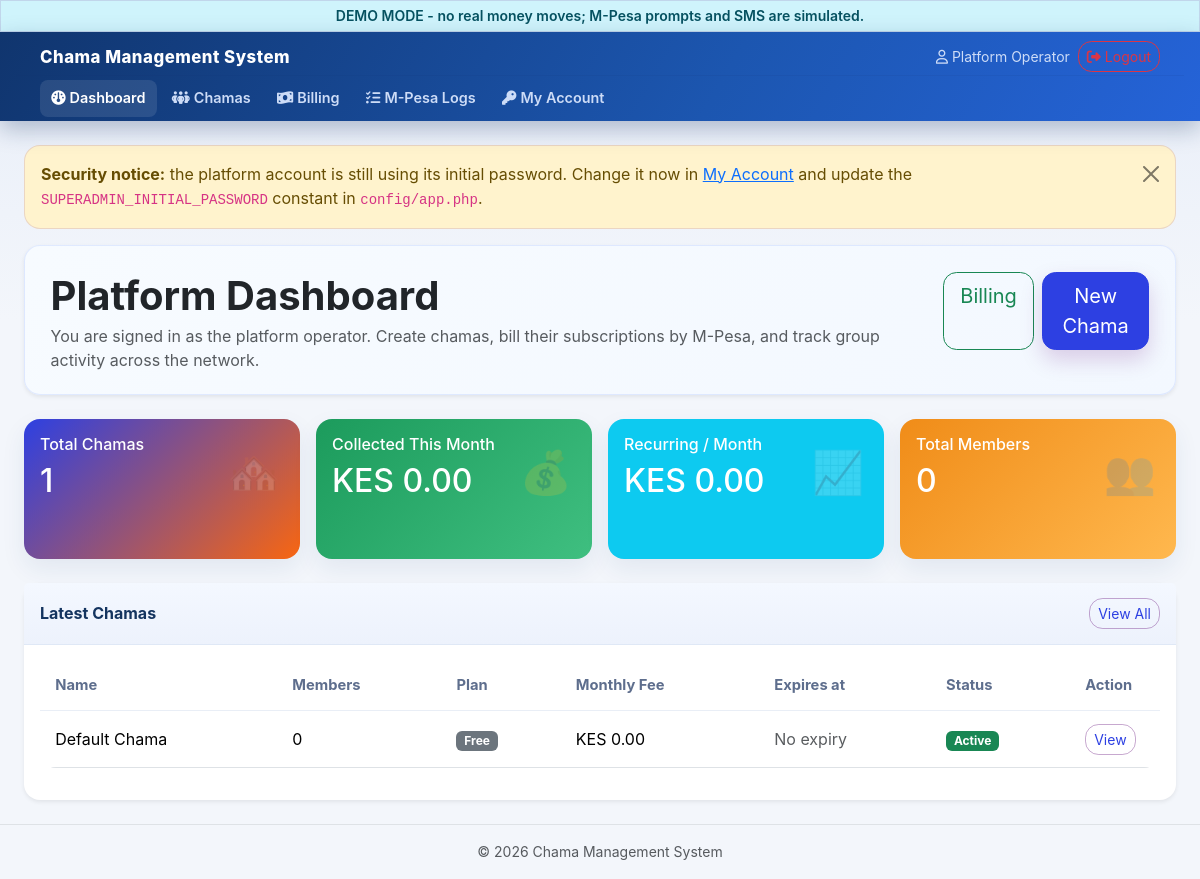
/dashboard.php (signed in), run on the app's committed database.
### tables this page shows
CREATE TABLE chamas (
    id INT UNSIGNED NOT NULL AUTO_INCREMENT,
    name VARCHAR(150) NOT NULL,
    slug VARCHAR(180) NOT NULL,
    phone VARCHAR(30) NOT NULL DEFAULT '',
    billing_phone VARCHAR(30) NOT NULL DEFAULT '' COMMENT 'M-Pesa number billed for the subscription',
    email VARCHAR(150) NOT NULL DEFAULT '',
    plan ENUM('free','pro') NOT NULL DEFAULT 'free',
    monthly_fee DECIMAL(10,2) NOT NULL DEFAULT 0 COMMENT 'what the CHAMA pays the platform',
    monthly_dues DECIMAL(10,2) NOT NULL DEFAULT 0 COMMENT 'what each MEMBER pays the chama per month',
    sms_enabled TINYINT(1) NOT NULL DEFAULT 0 COMMENT 'monthly dues reminders on/off',
    sms_receipts TINYINT(1) NOT NULL DEFAULT 1 COMMENT 'send confirmation SMS when money lands',
    sms_reminder_day TINYINT UNSIGNED NOT NULL DEFAULT 5 COMMENT 'day of month for the reminder, 1-28',
    sms_last_reminder DATE NULL COMMENT 'last day a reminder batch was sent',
    pay_shortcode VARCHAR(20) NOT NULL DEFAULT '' COMMENT 'group OWN Paybill/Till for member money',
    pay_passkey VARCHAR(120) NOT NULL DEFAULT '' COMMENT 'Daraja passkey for the group shortcode',
    pay_verified TINYINT(1) NOT NULL DEFAULT 0 COMMENT 'operator confirmed route ownership',
    pay_verified_at DATETIME NULL,
    welfare_threshold DECIMAL(12,2) NOT NULL DEFAULT 0 COMMENT 'payouts at/above this need a second approver; 0 = off',
    sms_balance INT NOT NULL DEFAULT 0 COMMENT 'prepaid SMS units',
    is_pilot TINYINT(1) NOT NULL DEFAULT 0 COMMENT 'on a free trial window',
    tier VARCHAR(20) NOT NULL DEFAULT 'standard' COMMENT 'pricing tier key',
    setup_fee DECIMAL(10,2) NOT NULL DEFAULT 0 COMMENT 'one-off onboarding fee quoted',
    setup_fee_paid TINYINT(1) NOT NULL DEFAULT 0,
    plan_expires_at DATE NULL COMMENT 'NULL = never expires',
    status ENUM('active','suspended') NOT NULL DEFAULT 'active',
    suspension_reason VARCHAR(30) NOT NULL DEFAULT '' COMMENT 'nonpayment | manual | empty',
    started_at DATE NULL,
    notes VARCHAR(255) NOT NULL DEFAULT '',
    created_at TIMESTAMP NOT NULL DEFAULT CURRENT_TIMESTAMP,
    PRIMARY KEY (id),
    UNIQUE KEY uq_chamas_slug (slug)
);

### config/app.php (called while the page is built, shortened)
<?php
function url(string $path = ''): string
{
    return BASE_URL . '/' . ltrim($path, '/');
}
function money($amount): string
{
    return 'KES ' . number_format((float)$amount, 2);
}
function e($value): string
{
    return htmlspecialchars((string)$value, ENT_QUOTES, 'UTF-8');
}

### includes/billing.php (called while the page is built, shortened)
<?php
function subscription_revenue(string $from, string $to): float
{
    global $pdo;
    $stmt = $pdo->prepare(
        "SELECT COALESCE(SUM(amount),0) FROM subscription_payments
          WHERE status = 'paid' AND DATE(paid_at) BETWEEN ? AND ?"
    );
    $stmt->execute([$from, $to]);
    return (float)$stmt->fetchColumn();
}

### dashboard.php (the view, shortened to what this page needs)
<?php
require_once __DIR__ . '/config/auth.php';
if (is_superadmin()) {
    $totalChamas = $pdo->query('SELECT COUNT(*) FROM chamas')->fetchColumn();
    $totalMembers = $pdo->query('SELECT COUNT(*) FROM members')->fetchColumn();
    $platformRevenue = $pdo->query("SELECT COALESCE(SUM(monthly_fee),0) FROM chamas WHERE monthly_fee > 0")->fetchColumn();
    $collectedThisMonth = subscription_revenue(date('Y-m-01'), date('Y-m-t'));
    $recentChamas = $pdo->query("
        SELECT c.*, (SELECT COUNT(*) FROM members m WHERE m.chama_id = c.id) AS member_count
        FROM chamas c ORDER BY c.id DESC LIMIT 5
    ")->fetchAll();
    ?>
    <div class="card hero-card shadow-sm mb-4">
        <div class="card-body d-flex flex-column flex-lg-row justify-content-between align-items-start gap-4">
            <div>
                <h1 class="display-6 fw-bold mb-1">Platform Dashboard</h1>
                <p class="text-muted mb-0">You are signed in as the platform operator. Create chamas, bill their subscriptions by M-Pesa, and track group activity across the network.</p>
            </div>
            <div class="d-flex gap-2">
                <a class="btn btn-outline-success btn-lg" href="<?= url('billing/index.php') ?>">Billing</a>
                <a class="btn btn-primary btn-lg" href="<?= url('chamas/create.php') ?>">New Chama</a>
            </div>
        </div>
    </div>
    <div class="row row-cols-1 row-cols-md-4 g-3 mb-4">
        <div class="col"><div class="card stat-card bg-primary"><div class="card-body"><div class="icon">🏘️</div><h6 class="mb-2">Total Chamas</h6><h2><?= e($totalChamas) ?></h2></div></div></div>
        <div class="col"><div class="card stat-card bg-success"><div class="card-body"><div class="icon">💰</div><h6 class="mb-2">Collected This Month</h6><h2><?= money($collectedThisMonth) ?></h2></div></div></div>
        <div class="col"><div class="card stat-card bg-info"><div class="card-body"><div class="icon">📈</div><h6 class="mb-2">Recurring / Month</h6><h2><?= money($platformRevenue) ?></h2></div></div></div>
        <div class="col"><div class="card stat-card bg-warning"><div class="card-body"><div class="icon">👥</div><h6 class="mb-2">Total Members</h6><h2><?= e($totalMembers) ?></h2></div></div></div>
    </div>
    <div class="card shadow-sm">
        <div class="card-header d-flex justify-content-between align-items-center">
            <span>Latest Chamas</span>
            <a href="<?= url('chamas/index.php') ?>" class="btn btn-sm btn-outline-primary">View All</a>
        </div>
        <div class="card-body table-responsive">
            <table class="table table-hover align-middle">
                <thead><tr><th>Name</th><th>Members</th><th>Plan</th><th>Monthly Fee</th><th>Expires at</th><th>Status</th><th width="90">Action</th></tr></thead>
                <tbody>
                <?php foreach ($recentChamas as $c): ?>
                    <tr>
                        <td><?= e($c['name']) ?></td>
                        <td><?= e($c['member_count']) ?></td>
                        <td><span class="badge bg-<?= $c['plan'] === 'pro' ? 'primary' : 'secondary' ?>"><?= e(ucfirst($c['plan'])) ?></span></td>
                        <td><?= money($c['monthly_fee']) ?></td>
                        <td><?= $c['plan_expires_at'] ? e(date('d M Y', strtotime((string)$c['plan_expires_at']))) : '<span class="text-muted">No expiry</span>' ?></td>
                        <td><span class="badge bg-<?= $c['status'] === 'active' ? 'success' : 'danger' ?>"><?= e(ucfirst($c['status'])) ?></span></td>
                        <td><a class="btn btn-sm btn-outline-primary" href="<?= url('chamas/view.php?id=' . $c['id']) ?>">View</a></td>
                    </tr>
                <?php endforeach; ?>
                </tbody>
            </table>
        </div>
    </div>
    <?php require_once __DIR__ . '/includes/footer.php'; exit;
}
    ?>

### assets/css/style.css (style rules this page uses)
:root { --bg: #eef4fb; --surface: #ffffff; --surface-alt: #f8fbff; --border: #47e018; --text: #172339; --muted: #c9274f; --primary: #2d40e2; --primary-rgb: 95, 7, 117; --primary-alt: #f86611; --primary-soft: #6563dd; --success: #1c9b5c; --warning: #f08c18; --danger: #db3847; --hero-kicker: #44ff1f; --hero-accent: #ffe08a; --hero-main: #44ff1f; --hero-subtitle: #d7e2ff; --bs-primary: var(--primary); --bs-primary-rgb: var(--primary-rgb); }
body { background: radial-gradient(circle at top left, rgba(var(--primary-rgb), 0.10), transparent 30%), linear-gradient(180deg, var(--primary) 0%, var(--primary) 100%) !important; color: var(--text); font-family: 'Inter', system-ui, -apple-system, BlinkMacSystemFont, 'Segoe UI', sans-serif; line-height: 1.55; min-height: 100vh; }
.card { border: 0; border-radius: 1rem; box-shadow: 0 18px 30px rgba(24, 83, 152, 0.06); }
.card-header { background: rgba(248, 251, 255, 0.95); border-bottom: 1px solid var(--border); font-weight: 700; color: var(--text); padding: 0.95rem 1rem; }
.hero-card { background: linear-gradient(135deg, #f7fbff 0%, #f3f8ff 100%); border: 1px solid rgba(62, 105, 255, 0.12); }
.hero-card .card-body { padding: 1.6rem 1.6rem 1.3rem; }
.card-body { padding: 1rem 1rem; }
.stat-card { color: #fff; overflow: hidden; position: relative; min-height: 140px; }
.stat-card .icon { font-size: 42px; opacity: .18; position: absolute; right: 20px; top: 20px; }
.stat-card.bg-primary { background: linear-gradient(135deg, var(--primary), var(--primary-alt)); }
.stat-card.bg-success { background: linear-gradient(135deg, #1c9b5c, #3fbf80); }
.stat-card.bg-warning { background: linear-gradient(135deg, #f08c18, #ffb84e); }
.table { background: var(--surface); border-radius: 1rem; overflow: hidden; }
.table th, .table td { vertical-align: middle; padding: 0.8rem 0.95rem; }
.table thead th { color: #5e6e8d; border-bottom: 1px solid #e9eef6; font-size: 0.92rem; }
.table tbody tr { transition: background-color 0.2s ease; }
.badge { font-weight: 700; text-transform: none; }
.btn { border-radius: 0.85rem; transition: transform 0.15s ease, box-shadow 0.15s ease, background-color 0.15s ease; }
.btn-primary { --bs-btn-bg: var(--primary); --bs-btn-border-color: var(--primary); --bs-btn-hover-bg: var(--primary-alt); --bs-btn-hover-border-color: var(--primary-alt); --bs-btn-active-bg: var(--primary-alt); --bs-btn-active-border-color: var(--primary-alt); box-shadow: 0 10px 22px rgba(var(--primary-rgb), 0.18); }
.btn-outline-primary { --bs-btn-color: var(--primary); --bs-btn-border-color: rgba(var(--primary-rgb), 0.35); --bs-btn-hover-bg: var(--primary); --bs-btn-hover-border-color: var(--primary); --bs-btn-active-bg: var(--primary); --bs-btn-active-border-color: var(--primary); border-color: rgba(var(--primary-rgb), 0.35); color: var(--primary); }
main .card, main .container-fluid, main .row > [class*="col-"] { min-width: 0; }
body.app-page { background: linear-gradient(180deg, #e7edf8 0%, #f3f6fb 320px, #f3f6fb 100%) !important; color: var(--text); }
body.app-page .card { box-shadow: 0 10px 24px rgba(24, 62, 120, 0.08); }
body.app-page .card-header { background: linear-gradient(180deg, #f4f8ff 0%, #edf2fc 100%); color: #14345f; border-bottom: 1px solid #dfe8f6; }

### data on the page
chamas: name "Default Chama", member_count "0", plan "Free", monthly_fee "KES 0.00", shows "No expiry", status "Active"

### other printed values
$brandName "Chama Management System"
$user['name'] "Platform Operator"
$totalChamas "1"
money($collectedThisMonth) "KES 0.00"
money($platformRevenue) "KES 0.00"
$totalMembers "0"
APP_NAME "Chama Management System"
